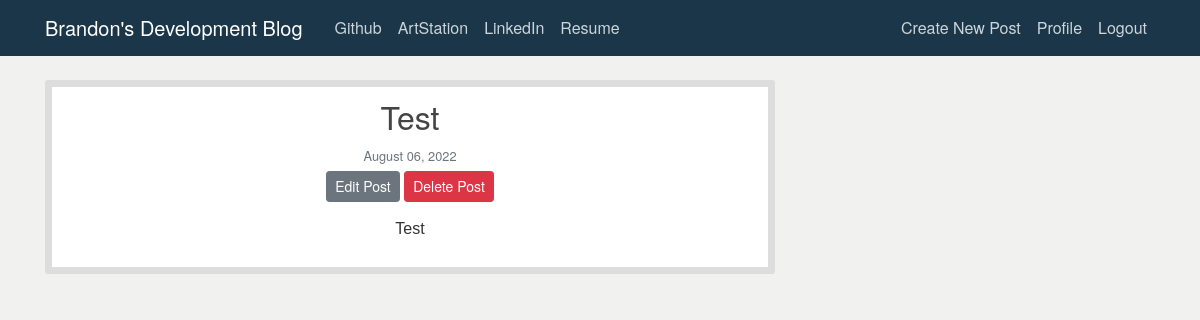
/post/14/ (signed in), run on the app's committed database.
### blog/models.py (models this page shows, shortened)
class Post(models.Model):
    title = models.CharField(max_length=100)
    content = models.TextField()
    date_posted = models.DateTimeField(
        default=timezone.now
    )  # Uses current time from timezone
    author = models.ForeignKey(User, on_delete=models.CASCADE)

### blog/views.py (the view)
# urls.py: path("post/<int:pk>/", PostDetailView.as_view(), name="post-detail"),
class PostDetailView(DetailView):
    model = Post

### blog/templates/blog/post_detail.html (shortened to what this page needs)
{% extends 'blog/base.html' %}
{% block content %}
    <article class="media content-section">
        <div class="media-body">
            <h2 class="article-title">{{ post.title }}</h2>
            <div class="article-metadata">
                <small class="text-muted">{{ post.date_posted|date:"F d, Y" }}</small>
                {% if post.author == user %}
                <div>
                    <a class="btn btn-secondary btn-sm mt-1 mb-1" href="{% url 'post-update' post.id %}">Edit Post</a>
                    <a class="btn btn-danger btn-sm mt-1 mb-1" href="{% url 'post-delete' post.id %}">Delete Post</a>
                </div>
                {% endif %}
            </div>
            <p class="article-content">{{ post.content }}</p>
        </div>
    </article>
{% endblock content %}

### blog/static/blog/main.css (style rules this page uses)
body { background: #f1f2ef; color: #333333; margin-top: 5rem; }
* { font-family: "Helvetica Neue", Helvetica, Arial, sans-serif; text-align: center; }
h1, h2, h3, h4, h5, h6 { color: #444444; }
.content-section { background: #ffffff; padding: 10px 20px; border: 7px solid #dddddd; border-radius: 3px; margin-bottom: 20px; }
.article-title { color: #444444; text-align: center; }
.article-content { white-space: pre-line; font-family: sans-serif; ; }
.article-metadata { padding-bottom: 1px; margin-bottom: 10px; }

### data on the page
Post: title "Test", date_posted "August 06, 2022", content "Test"
